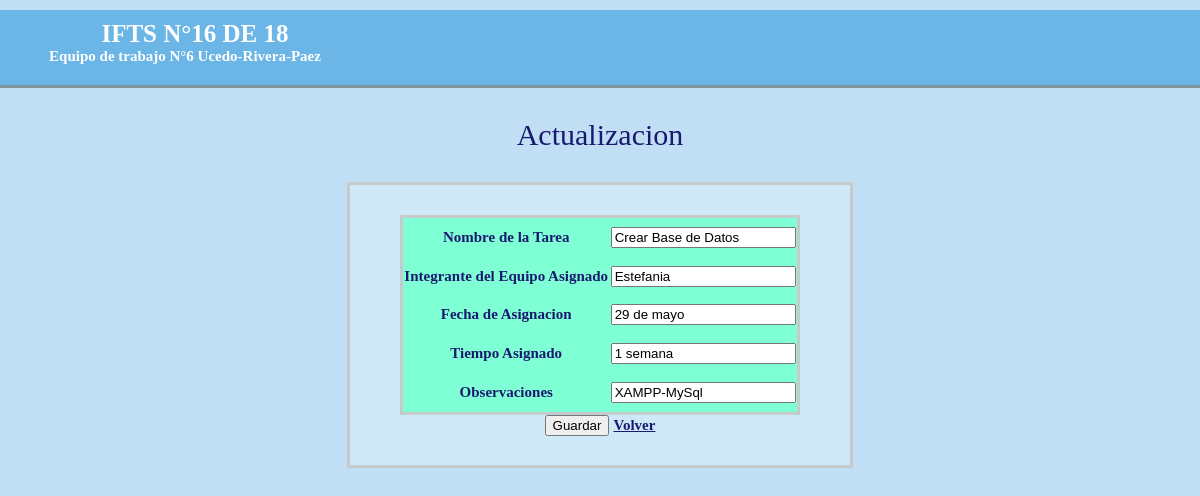
The app's page /listaTareas/actualizar.php?id=7&accion=a with its own data.
### tables this page shows
CREATE TABLE `registros` (
  `id` int(11) NOT NULL,
  `nombre` varchar(50) NOT NULL,
  `autor` varchar(50) NOT NULL,
  `fecha_asig` varchar(50) NOT NULL,
  `tiempo` varchar(50) NOT NULL,
  `observaciones` varchar(50) NOT NULL
);

### listaTareas/crud_tarea.php (called while the page is built, shortened)
<?php
	class CrudTarea{
		public function obtenerTarea($id){
			$db=Db::conectar();
			$select=$db->prepare('SELECT * FROM registros WHERE ID=:id');
			$select->bindValue('id',$id);
			$select->execute();
			$tarea=$select->fetch();
			$myTarea= new Tarea();
			$myTarea->setId($tarea['id']);
			$myTarea->setNombre($tarea['nombre']);
			$myTarea->setAutor($tarea['autor']);
			$myTarea->setFecha_asig($tarea['fecha_asig']);
                        $myTarea->setTiempo($tarea['tiempo']);
			$myTarea->setObservaciones($tarea['observaciones']);
			return $myTarea;
		}
	}
?>

### listaTareas/tarea.php (called while the page is built, shortened)
<?php
	class Tarea{
		private $nombre;
		private $autor;
		private $fecha_asig;
                private $tiempo;
		private $observaciones;
		public function getNombre(){
		return $this->nombre;
		}
		public function setNombre($nombre){
			$this->nombre = $nombre;
		}
		public function getAutor(){
			return $this->autor;
		}
		public function setAutor($autor){
			$this->autor = $autor;
		}
		public function getFecha_asig(){
		return $this->fecha_asig;
		}
		public function setFecha_asig($fecha_asig){
			$this->fecha_asig = $fecha_asig;
		}
                public function getTiempo(){
		return $this->tiempo;
		}
		public function setTiempo($tiempo){
			$this->tiempo = $tiempo;
		}
                public function getObservaciones(){
		return $this->observaciones;
		}
		public function setObservaciones($observaciones){
			$this->observaciones = $observaciones;
		}
	}
?>

### listaTareas/actualizar.php (the view, shortened to what this page needs)
<?php
	require_once('crud_tarea.php');
	require_once('tarea.php');
	$crud= new CrudTarea();
	$tarea=$crud->obtenerTarea($_GET['id']);
?>
<html>
    <head>
        <link href="actualizar.css" rel="stylesheet" type="text/css"/>
    </head>
    <body>
        <header>
	    <div class='col1'>
            <div id="titulo">
            IFTS N°16 DE 18
            </div>
            </div>
            <div id="titulo2">
            Equipo de trabajo N°6 Ucedo-Rivera-Paez
            </div>
        </header>
        <center>
            <p>Actualizacion</p>
        <form action='administrar_tarea.php' method='post'>
	<table>
		<tr>
			<td>Nombre de la Tarea</td>
			<td> <input type='text' name='nombre' value='<?php echo $tarea->getNombre()?>'></td>
		</tr>
		<tr>
			<td>Integrante del Equipo Asignado</td>
			<td><input type='text' name='autor' value='<?php echo $tarea->getAutor()?>' ></td>
		</tr>
		<tr>
			<td>Fecha de Asignacion</td>
			<td><input type='text' name='fecha_asig' value='<?php echo $tarea->getFecha_asig() ?>'></td>
		</tr>
                <tr>
			<td>Tiempo Asignado</td>
			<td> <input type='text' name='tiempo' value='<?php echo $tarea->getTiempo()?>'></td>
		</tr>
		<tr>
			<td>Observaciones</td>
			<td><input type='text' name='observaciones' value='<?php echo $tarea->getObservaciones()?>' ></td>
		</tr>
	</table>
	<input type='submit' value='Guardar'>
	<a href="index.php">Volver</a>
        </form>
        </center>
</body>
</html>

### listaTareas/actualizar.css (style rules this page uses)
body { margin: 0px; background-color:#C0DFF4; width: 100%; height: 100vh; }
header { width: 100%; height: 75px; border-bottom: #81939F solid 3px; color:white; background-color:#6BB5E7; text-align:center; }
.col1 { width: 50%; float: left; image-resolution:normal; }
#titulo { width: 70%; margin-left: -15px; margin-top: 10px; font-size: 25px; font-family:cursive; font-weight: bold; }
#titulo2 { width: 30%; margin-right: 10px; margin-top: 10px; font-size: 15px; margin-left: 5px; font-family:cursive; font-weight: bold }
p { font-family:cursive; font-size: 30px; color:midnightblue; }
form { border:3px solid #C4CACE; background-color:#CFE8F8; width: 500px; height: 280px; margin-top: 30px; }
table { border:3px solid #C4CACE; background-color:aquamarine; text-align:center; border-collapse: collapse; width: 400px; height: 200px; margin-top: 30px; }
tr { alignment-adjust:central; }
td { font-family:cursive; font-size: 15px; font-weight:bold; color:midnightblue; }
a { font-family:cursive; font-size:20px; color:midnightblue; }
a { font-size:15px; font-family:cursive; font-weight:bold; color:midnightblue; }

### records on screen
registros: nombre "Crear Base de Datos", autor "Estefania", fecha_asig "29 de mayo", tiempo "1 semana", observaciones "XAMPP-MySql"
